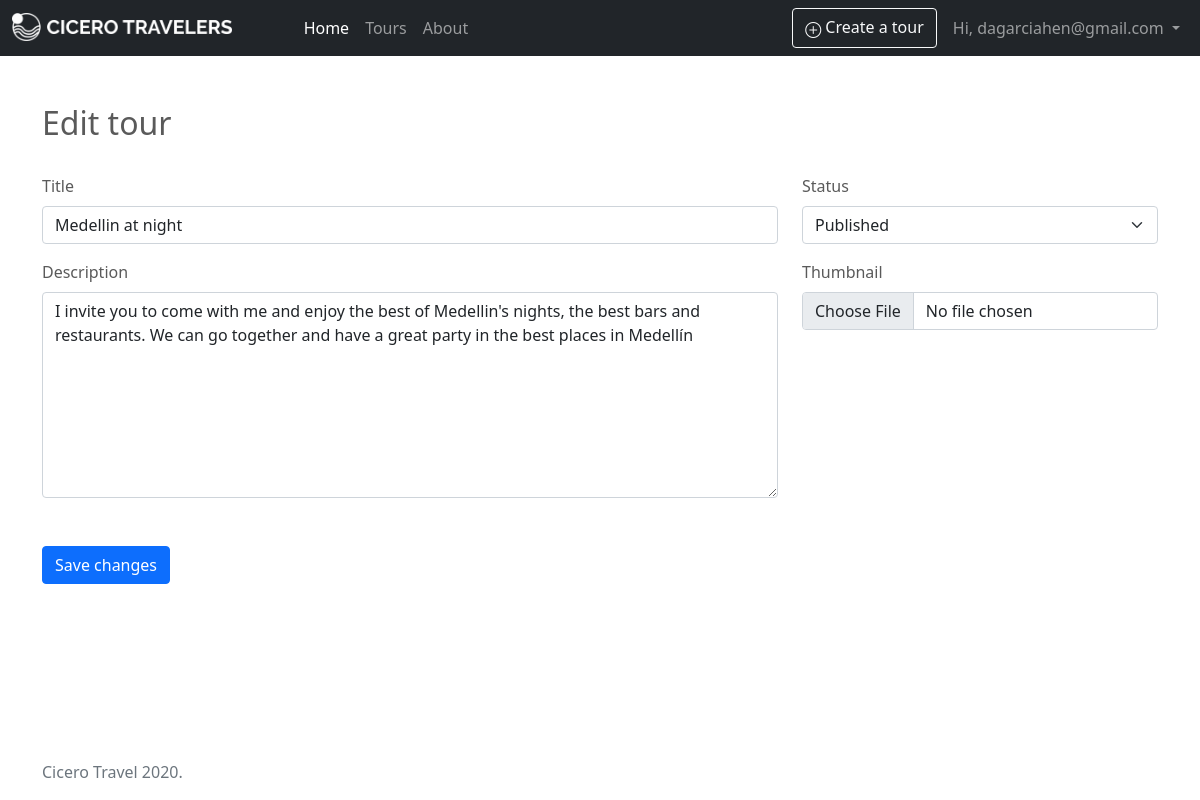
/tours/2/edit (signed in), run on the app's committed database.
### ciceropage/models/users.py (models this page shows, shortened)
class User(UserMixin, db.Model):
    __tablename__ = 'users'
    user_id = db.Column(db.Integer, primary_key=True)
    email = db.Column(db.String(64), unique=True, index=True)
    password = db.Column(db.String(200))  # this is a hashed password
    type = db.Column(db.String(100), default='tourist')
    is_active = db.Column(db.Boolean, default=False)
    joined_on = db.Column(db.DateTime, default=datetime.utcnow())
    profile = db.relationship('Profile', uselist=False, back_populates="user")
    tours = db.relationship('Tour', back_populates="author")
    reviews = db.relationship('Review', back_populates="user")
    languages = db.relationship('UserLanguage')
    favorites = db.relationship('Favorite')

### ciceropage/models/tours.py (models this page shows)
class Tour(db.Model):
    __tablename__ = 'tours'
    tour_id = db.Column(db.Integer, primary_key=True)
    thumbnail = db.Column(db.Text, nullable=False)
    title = db.Column(db.String(140), nullable=False)
    city = db.Column(db.Text, nullable=False)
    description = db.Column(db.Text, nullable=False)
    status = db.Column(db.Text, nullable=False)
    date = db.Column(db.DateTime, nullable=False, default=datetime.utcnow())
    country_id = db.Column(db.Integer, db.ForeignKey(Country.country_id))
    user_id = db.Column(db.Integer, db.ForeignKey(User.user_id))
    images = db.relationship('Image')
    author = db.relationship('User')
    favorited_by = db.relationship('Favorite')
    country = db.relationship(Country)

### ciceropage/views/tours.py (the view, shortened to what this page needs)
@tours.route('/<int:tour_id>/edit', methods=['GET', 'POST'])
@login_required
def edit(tour_id):
    tour = Tour.query.get_or_404(tour_id)
    form = TourEditForm()
    if tour.user_id != current_user.user_id:
        abort(403)
    form.title.data = tour.title
    form.status.data = tour.status
    form.description.data = tour.description
    return render_template('pages/tours/edit.html', form=form, tour=tour)

### ciceropage/forms/tours.py
class TourEditForm(FlaskForm):
    title = StringField('Title', validators=[DataRequired()])
    thumbnail = FileField('Thumbnail', validators=[FileAllowed(['jpg', 'png'])])
    description = TextAreaField('Description', validators=[DataRequired()])
    status = SelectField('Status', validators=[DataRequired()], choices=TourForm.STATUS_CHOICES)
    submit = SubmitField('Save changes')

### app.py (called while the page is built)
@login_manager.user_loader
def load_user(user_id):
    return User.query.get(user_id)

### templates/pages/tours/edit.html (shortened to what this page needs)
{% extends 'layout/base.html' %}
{% block content %}
<div class="container">
    <div class="row mt-5 mb-4">
        <div class="col">
            <h1 class="h2">Edit tour</h1>
        </div>
    </div>
    <form method="post" enctype="multipart/form-data">
    <div class="row">
        <div class="col-8">
                <div class="mb-3">
                    {{ form.title.label(class_="form-label" ) }}
                    {{ form.title(class_="form-control") }}
                </div>
                <div class="mb-3">
                    {{ form.description.label(class_="form-label" ) }}
                    {{ form.description(class_="form-control", rows=8) }}
                </div>
                <div class="mt-5">
                    {{ form.submit(class_="btn btn-primary") }}
                </div>
        </div>
        <div class="col-4">
            <div class="mb-3">
                {{ form.status.label(class_="form-label" ) }}
                {{ form.status(class_="form-select") }}
            </div>
            <div class="mb-3">
                    {{ form.thumbnail.label(class_="form-label" ) }}
                    {{ form.thumbnail(class_="form-control") }}
                </div>
        </div>
    </div>
    </form>
</div>
{% endblock %}

### templates/sections/nav.html (shortened to what this page needs)
<nav class="navbar navbar-expand-md navbar-dark bg-dark">
    <div class="container-fluid">
        <a class="navbar-brand" href="{{ url_for('home.index') }}">
                  <img src="{{ url_for('static', filename='images/cicero_white.png') }}" alt="" width="auto" height="28" class="d-inline-block align-top">
        </a>
        <div class="collapse navbar-collapse" id="navbarNavAltMarkup">
          <div class="navbar-nav ms-5 me-auto">
              <a class="nav-link active" aria-current="page" href="{{ url_for('home.index') }}">Home</a>
              <a class="nav-link" href="{{ url_for('tours.list_all') }}">Tours</a>
              <a class="nav-link" href="{{ url_for('pages.about') }}">About</a>
          </div>
          <div class="navbar-nav">
              {% if current_user.is_authenticated %}
              {% if current_user.type == 'guide' %}
              <a class="nav-link" href="#">
                      <a class="btn btn-outline-light" role="button" href="{{ url_for('tours.new') }}"><i class="bi bi-plus-circle"></i> Create a tour</a>
              </a>
              {% endif %}
              <div class="nav-item dropdown ms-2">
                  <a class="nav-link dropdown-toggle" href="#" role="button" data-bs-toggle="dropdown" aria-expanded="false">
                      Hi, {{ current_user.email }}
                  </a>
              </div>
              {% else %}
              <a class="nav-link" href="{{ url_for('signup.sign_up') }}">Sign up</a>
              <a class="nav-link">
                  <a class="btn btn-outline-light" role="button" href="{{ url_for('auth.login') }}">Log in</a>
              </a>
              {% endif %}
          </div>
        </div>
    </div>
</nav>

### static/css/custom.css (style rules this page uses)
html { min-height: 100%; }
body { min-height: 100vh; }

### static/css/homepage.css (style rules this page uses)
body { color: #5a5a5a; }

### data on the page
User: email "dagarciahen@gmail.com"
Tour: title "Medellin at night", description "I invite you to come with me and enjoy the best of Medellin's nights, the best bars and restaurants. We can go together and have a great party in the best places in Medellín", status "Published"
